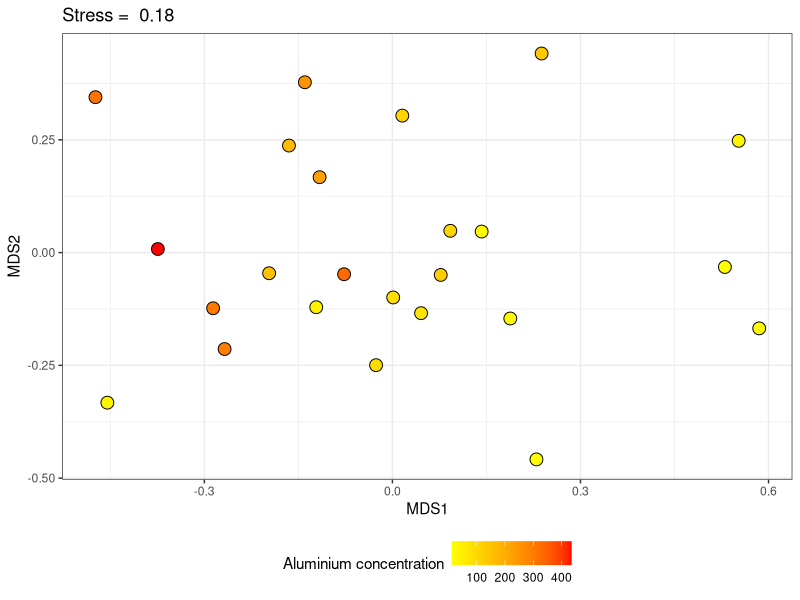
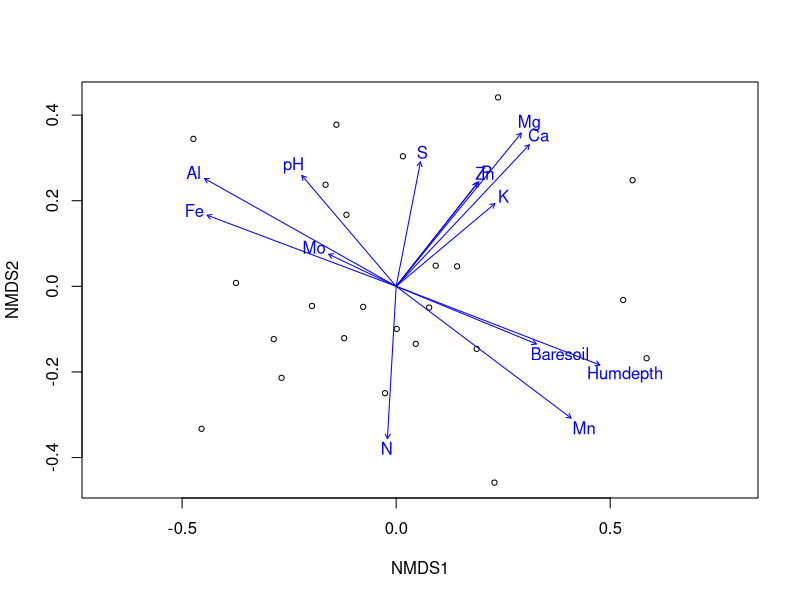
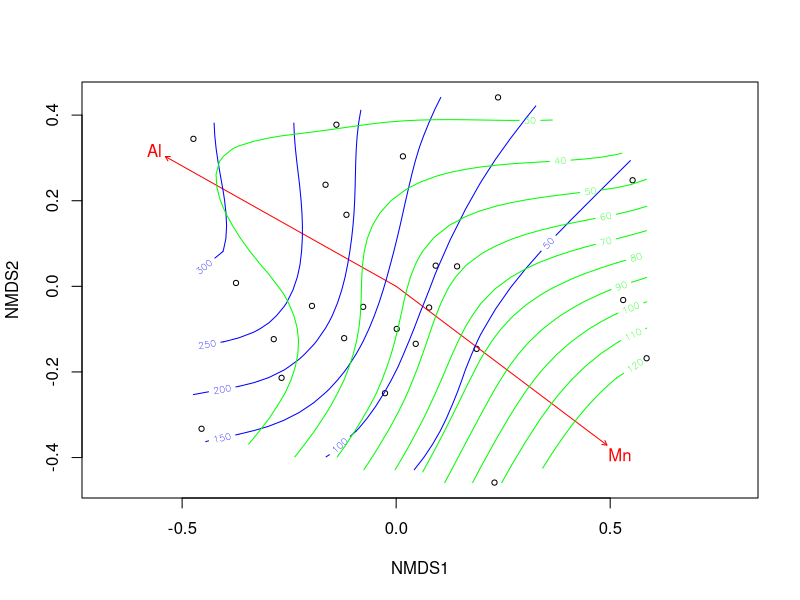
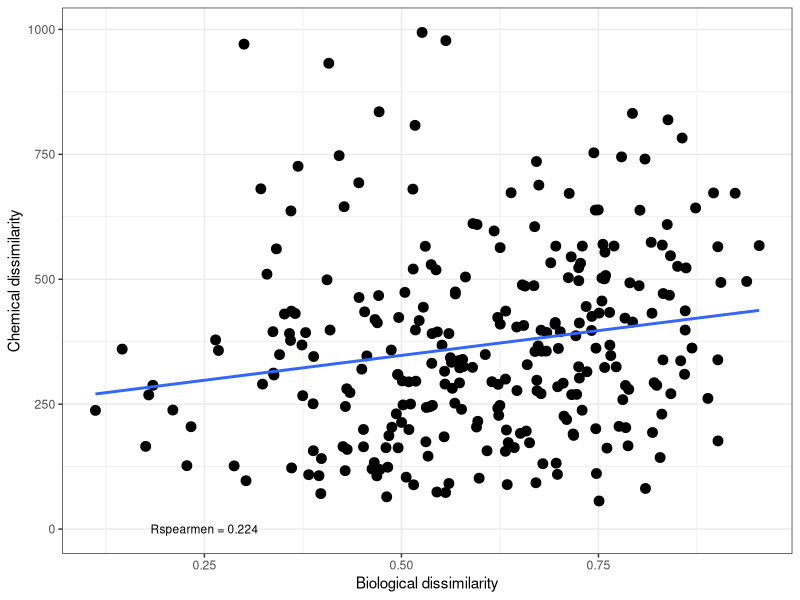
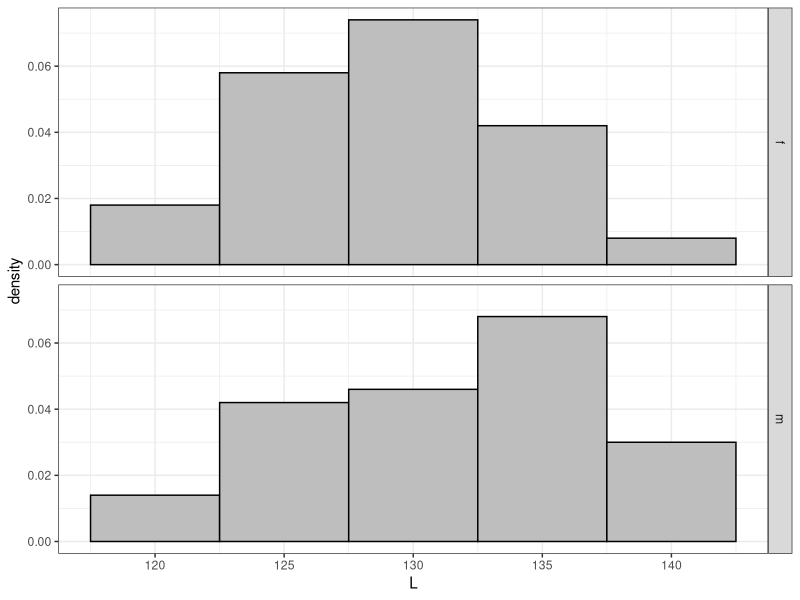
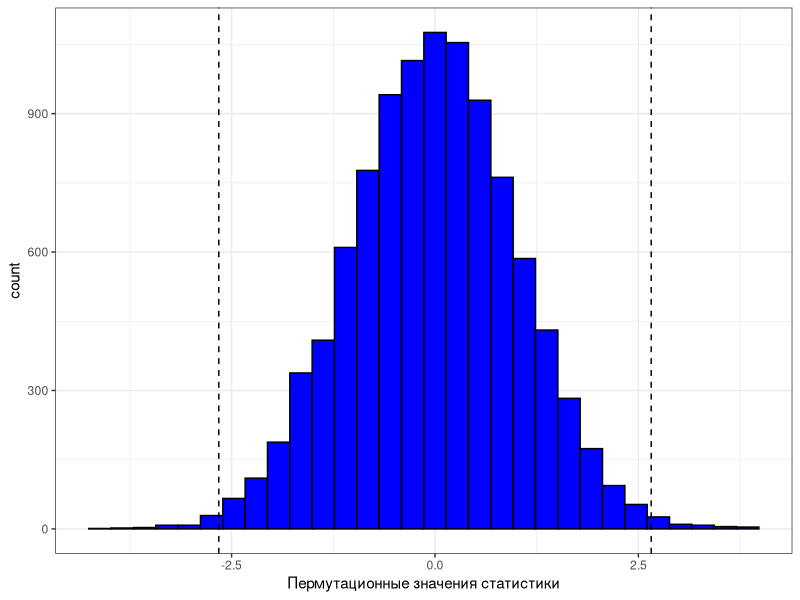
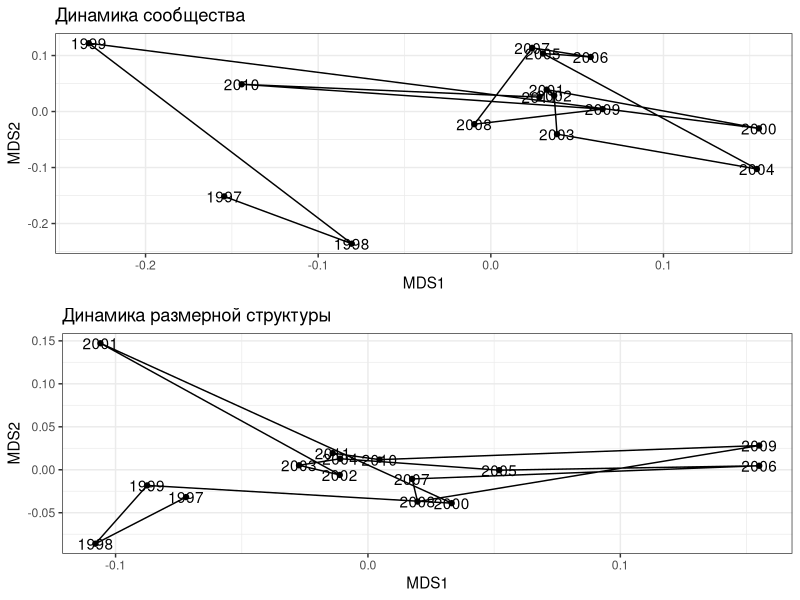
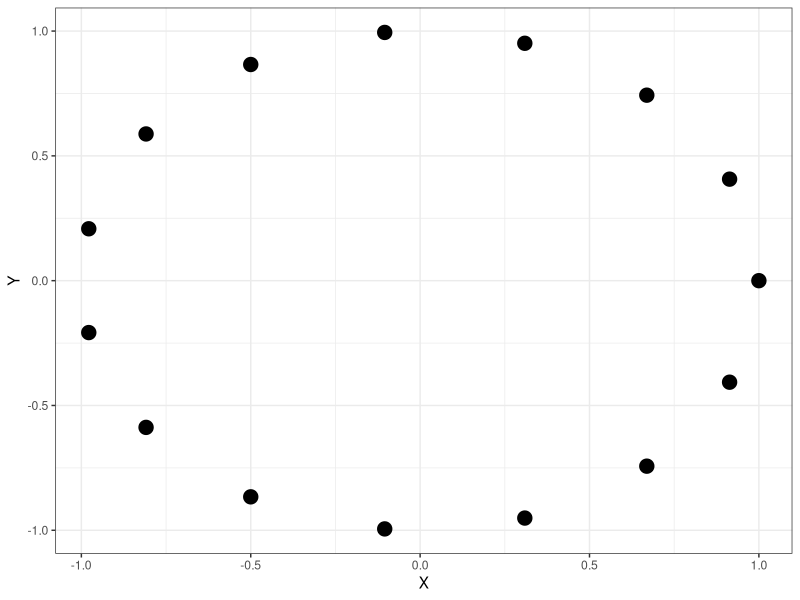

R code for these plots, in order:
## ---- chunk 1
# output options
options(width = 70, scipen = 6, digits = 3)
library(knitr)
# chunk default options
opts_chunk$set(fig.align='center', tidy = FALSE, fig.width = 7, fig.height = 3, warning = FALSE)
## ---- chunk 2
library(vegan)
library(ggplot2)
data(varespec)
data(varechem)
## ---- chunk 3
veg_ord <- metaMDS(varespec)
veg_MDS <- as.data.frame(veg_ord$points)

## ---- chunk 4
library(ggplot2)
ggplot(veg_MDS, aes(x = MDS1, y = MDS2, 
                    fill = varechem$Al))  +
  geom_point(shape=21, size =4)+
  ggtitle(paste("Stress = ", round(veg_ord$stress, 2))) + 
  theme_bw() +
  theme(legend.position = "bottom") +
  labs(fill = "Aluminium concentration") +
  scale_fill_gradient(high = "red", low = "yellow") 

## ---- chunk 5
env_fit <- envfit(veg_ord ~ ., data = varechem)
## ---- chunk 6
ordiplot(veg_ord, display = "site")
plot(env_fit)
## ---- chunk 7
env_fit2 <- envfit(veg_ord ~ Al + Mn, data = varechem)
plot(veg_ord, display = "site")
plot(env_fit2, col = "red")
ordisurf(veg_ord, varechem$Al, add = TRUE, col="blue")
ordisurf(veg_ord, varechem$Mn, add = TRUE, col="green")
## ---- chunk 8
dist_com <- vegdist(varespec, method = "bray")
dist_chem <- vegdist(varechem, method = "euclidean")
## ---- chunk 9
x <-as.vector(dist_com)
y <- as.vector(dist_chem)
R <- round(cor(x, y, method = "spearman"), 3)
xy <- data.frame (x, y)
mant <- ggplot(xy, aes(x = x, y = y))
mant + geom_point(size = 3) + xlab ("Biological dissimilarity") + ylab ("Chemical dissimilarity") + annotate("text", x = 0.25, y = 0.35, label = paste("Rspearmen =", R, sep = " "), size = 3) + theme_bw() + geom_smooth(method = "lm", se = FALSE)

## ---- chunk 10
set.seed(12345)

male <- rnorm(100, 130, 5)
female <- rnorm(100, 129,5)
## ---- chunk 11
size <- data.frame(L=1:200, gender=1:100)
size$L <- male
size$gender <- "m"
size$L[101:200] <- female
size$gender[101:200] <- "f"
size$gender <- as.factor(size$gender)
pl <- ggplot(size, aes(x=L, ..density..))
pl <- pl + theme_bw()  + geom_histogram(binwidth = 5, fill = "gray", color = "black") + facet_grid(gender~.) 
pl 
## ---- chunk 12
t <- t.test(male, female)
t
## ---- chunk 13
head (male)
head (female)
## ---- chunk 14
SE_m <- sd(male) / sqrt(length(male))
SE_f <- sd(female) / sqrt(length(female))
t_initial <- (mean(male) - mean(female))/sqrt(SE_m^2 + SE_f^2)
## ---- chunk 15
f <- female
m <- male
num_perm <- sample(1:100,1)
order_m <- sample (1:100, num_perm)
order_f <- sample (1:100, num_perm)
f[order_f] <- male[order_f]
m[order_m] <- female[order_f]
SE_m <- sd(m) / sqrt(length(m))
SE_f <- sd(f) / sqrt(length(f))
t_p=(mean(m) - mean(f))/sqrt(SE_m^2 + SE_f^2)
## ---- chunk 16
Nperm=10000
tperm <- rep(NA, Nperm)

set.seed(12345)
for (i in 1:(Nperm-1)) 
  {
  BOX <- c(male,female)
  ord <-sample(1:200, 200)
  f <- BOX[ord[1:100]]
  m <- BOX [ord[101:200]]
  SE_m <- sd(m) / sqrt(length(m))
  SE_f <- sd(f) / sqrt(length(f))
  tperm[i]=(mean(m) - mean(f))/sqrt(SE_m^2 + SE_f^2)
  }
head(tperm)
## ---- chunk 17
tail (tperm)
## ---- chunk 18
tperm [Nperm] <- t_initial
## ---- chunk 19
tperm <- as.data.frame(tperm)
names(tperm) <- "t_p" 
tperm_pl <- ggplot(tperm, aes(x=t_p))
tperm_pl <- tperm_pl + geom_histogram (bin=0.4, fill="blue", colour="black") + theme_bw() + xlab("Пермутационные значения статистики") + geom_vline(xintercept=c(t_initial, -t_initial), linetype=2)

tperm_pl
## ---- chunk 20
p_perm <- length(tperm[tperm >= t_initial] | tperm[tperm <= -t_initial] ) / Nperm
## ---- chunk 21
library(MASS)
set.seed(1234567)
mu <- c(10, 20) #Вектор средних значений
Sigma <- matrix(.7, nrow=2, ncol=2) 
diag(Sigma) <- c(1, 3)

# Sigma Коварационная матрица

dat <- as.data.frame(mvrnorm(n=100, mu=mu, Sigma=Sigma)) 
# Датафрейм с двумя скоррелированными переменными

cor.test(dat$V1, dat$V2, method = "spearman")

## ---- chunk 22
library(coin)

spearman_test( V1 ~ V2, data = dat, distribution = approximate(B=9999))

## ---- chunk 23
options(digits=4)
mant <- mantel(dist_com, dist_chem, method="pearson", permutations = 999)
mant
## ---- chunk 24
geo <- read.table("data/Coordinates.txt",  
                  header = TRUE, sep = "\t")
dist_geo <- vegdist(geo[, -1], 
                  method = "euclidean")
## ---- chunk 25
mantel_partial <- mantel.partial(xdis = dist_com, ydis = dist_chem, zdis = dist_geo, method = "pearson", permutations = 9999)
mantel_partial
## ---- chunk 26
com <- read.csv("data/mussel_beds.csv", 
                sep=';', header = T)

ascam <- read.csv("data/ASCAM.csv", 
                  sep=';', header = T)
## ---- chunk 27
library(vegan)

log_com <- decostand(com[,-c(1:3)], method = "log")

vor2_log_com <- log_com[com$Bank == "Vor2",]

log_ascam <- decostand(ascam[, -c(1:2)], method = "log")

mds_vor2_com <- as.data.frame(metaMDS(vor2_log_com)$points)

vor2_log_ascam <- log_ascam[ascam$Bank == "Vor2",]

mds_vor2_ascam <- as.data.frame(metaMDS(vor2_log_ascam, distance = "euclid" )$points)
## ---- chunk 28
library(ggplot2)
library(gridExtra)
theme_set(theme_bw())

Pl1 <- ggplot(mds_vor2_com, aes(x=MDS1, y=MDS2)) + geom_point() + 
  geom_path() + geom_text(label = com$Year[com$Bank == "Vor2"]) + 
  ggtitle("Динамика сообщества")

Pl2 <- ggplot(mds_vor2_ascam, aes(x=MDS1, y=MDS2)) + geom_point() + 
  geom_path() + geom_text(label = com$Year[com$Bank == "Vor2"]) + 
  ggtitle("Динамика размерной структуры")

grid.arrange(Pl1, Pl2)
## ---- chunk 29
gradient_model <- vegdist(com$Year[com$Bank == "Vor2"], method="euclidian")
gradient_model 
## ---- chunk 30
dist_vor2_com <- vegdist(vor2_log_com, method = "bray")
dist_vor2_ascam <- vegdist(vor2_log_ascam, method = "euclidean")
## ---- chunk 31
mantel(dist_vor2_com, gradient_model)
## ---- chunk 32
mantel(dist_vor2_ascam, gradient_model)
## ---- chunk 33
mantel(dist_vor2_com, dist_vor2_ascam)
## ---- chunk 34
mantel.partial(dist_vor2_com, dist_vor2_ascam, gradient_model)
## ---- chunk 35
cycmod <- function(x){
  points <- data.frame(X=c(1:x), Y=c(1:x))
  for (i in 1:x) {
    points$X[i] <- cos(2*pi*(i-1)/x)
    points$Y[i] <- sin(2*pi*(i-1)/x)
  }
  return(points)
}

qplot(cycmod(nrow(mds_vor2_ascam))$X, cycmod(nrow(mds_vor2_ascam))$Y, xlab="X", ylab="Y", geom = "point", size = 4) + guides(size = "none") 
## ---- chunk 36
cycl_model <- round(vegdist(cycmod(nrow(mds_vor2_ascam)), method = "euclidean"))
cycl_model
## ---- chunk 37
mantel(dist_vor2_ascam, cycl_model)
## ---- chunk 38
mantel.partial(dist_vor2_ascam, cycl_model, gradient_model)
## ---- chunk 39
BioEnv <- bioenv(varespec, varechem, method = "spearman", index = "bray")
BioEnv
## ---- chunk 40
plot(veg_ord, display = "site")
plot(envfit(veg_ord ~ N + P + Al + Mn + Baresoil, data = varechem ))
